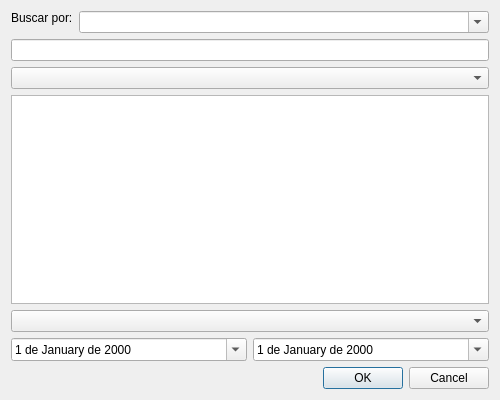
<?xml version="1.0" encoding="UTF-8"?>
<ui version="4.0">
 <class>Dialog</class>
 <widget class="QDialog" name="Dialog">
  <property name="geometry">
   <rect>
    <x>0</x>
    <y>0</y>
    <width>500</width>
    <height>400</height>
   </rect>
  </property>
  <property name="windowTitle">
   <string>Añadir necesidad de sustitución</string>
  </property>
  <layout class="QGridLayout" name="gridLayout">
   <item row="7" column="1">
    <layout class="QHBoxLayout" name="horizontalLayout">
     <item>
      <widget class="QDateEdit" name="inicio_dedit">
       <property name="displayFormat">
        <string>d 'de' MMMM 'de' yyyy</string>
       </property>
       <property name="calendarPopup">
        <bool>true</bool>
       </property>
      </widget>
     </item>
     <item>
      <widget class="QDateEdit" name="final_dedit">
       <property name="displayFormat">
        <string>d 'de' MMMM 'de' yyyy</string>
       </property>
       <property name="calendarPopup">
        <bool>true</bool>
       </property>
      </widget>
     </item>
    </layout>
   </item>
   <item row="1" column="1">
    <widget class="QLineEdit" name="buscar_ledit"/>
   </item>
   <item row="0" column="1">
    <layout class="QFormLayout" name="formLayout">
     <item row="0" column="0">
      <widget class="QLabel" name="label">
       <property name="sizePolicy">
        <sizepolicy hsizetype="Preferred" vsizetype="Fixed">
         <horstretch>0</horstretch>
         <verstretch>0</verstretch>
        </sizepolicy>
       </property>
       <property name="text">
        <string>Buscar por:</string>
       </property>
      </widget>
     </item>
     <item row="0" column="1">
      <widget class="QComboBox" name="filtro_cbox">
       <property name="editable">
        <bool>true</bool>
       </property>
      </widget>
     </item>
    </layout>
   </item>
   <item row="3" column="1">
    <widget class="QTableView" name="resultado_view">
     <property name="alternatingRowColors">
      <bool>true</bool>
     </property>
     <property name="selectionMode">
      <enum>QAbstractItemView::SingleSelection</enum>
     </property>
     <property name="selectionBehavior">
      <enum>QAbstractItemView::SelectRows</enum>
     </property>
     <property name="sortingEnabled">
      <bool>true</bool>
     </property>
     <attribute name="verticalHeaderVisible">
      <bool>false</bool>
     </attribute>
    </widget>
   </item>
   <item row="8" column="1">
    <widget class="QDialogButtonBox" name="buttonBox">
     <property name="orientation">
      <enum>Qt::Horizontal</enum>
     </property>
     <property name="standardButtons">
      <set>QDialogButtonBox::Cancel|QDialogButtonBox::Ok</set>
     </property>
     <property name="centerButtons">
      <bool>false</bool>
     </property>
    </widget>
   </item>
   <item row="4" column="1">
    <widget class="QComboBox" name="motivo_cbox">
     <property name="editable">
      <bool>false</bool>
     </property>
    </widget>
   </item>
   <item row="2" column="1">
    <widget class="QComboBox" name="buscar_cbox"/>
   </item>
  </layout>
 </widget>
 <tabstops>
  <tabstop>filtro_cbox</tabstop>
  <tabstop>buscar_ledit</tabstop>
  <tabstop>resultado_view</tabstop>
  <tabstop>inicio_dedit</tabstop>
  <tabstop>final_dedit</tabstop>
  <tabstop>buttonBox</tabstop>
 </tabstops>
 <resources/>
 <connections>
  <connection>
   <sender>buttonBox</sender>
   <signal>rejected()</signal>
   <receiver>Dialog</receiver>
   <slot>reject()</slot>
   <hints>
    <hint type="sourcelabel">
     <x>325</x>
     <y>390</y>
    </hint>
    <hint type="destinationlabel">
     <x>286</x>
     <y>274</y>
    </hint>
   </hints>
  </connection>
 </connections>
</ui>
